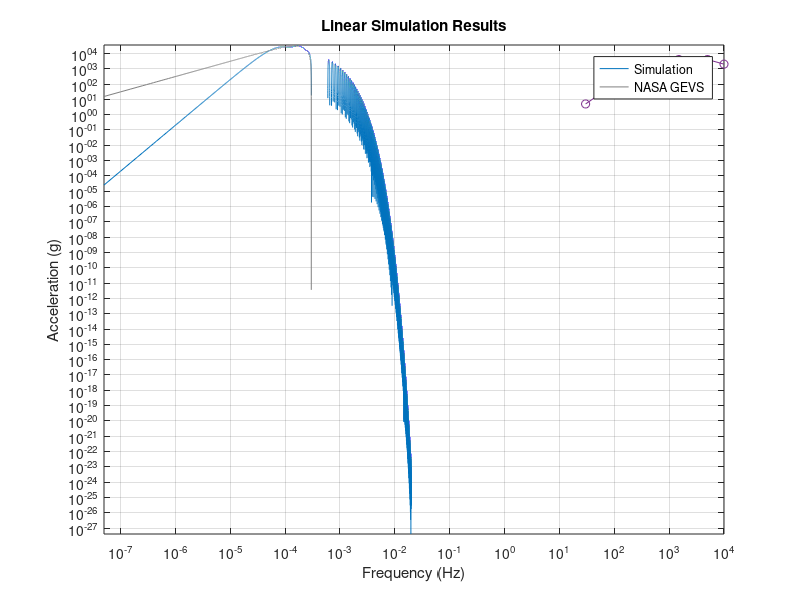

The MATLAB source for this figure:
%%
% STS Shock Test Stand
% SRS Generation Script
%
% Caleb Cotter
%
% 4/30/20
%
%% Program Inputs
close all;
clear all;
clc;

t_sim = 20E-3; %seconds
t_step = 0.00000005; %seconds

% Constants
g = 9.80665;

% SRS Test Frequencies
f_n = [30, 100, 700, 1000, 1500, 5000, 10000]; %Hz
Q = 10;

% SRS Goals
acc_g_n = [5, 100, 1500, 2400, 4000, 4000, 2000]; %G's

% Half-Sine Shock Pulse
t_pulse_duration = 0.3E-3; %seconds
a_peak_pulse = 3000; %G's

[u_pulse,t_pulse] = gensig('sin', 2*t_pulse_duration, t_pulse_duration*2, t_step); %Half-Sine
u_pulse = u_pulse*a_peak_pulse*g; %Scale to m/s^2
t_zeros = ((length(t_pulse)*t_step):t_step:t_sim)';
u_zeros = zeros(length(t_zeros),1);
t = vertcat(t_pulse,t_zeros);
u = vertcat(u_pulse,u_zeros);

%plot(t_pulse,u_pulse);

%% Processing
k = 1;
zeta = 1/(2*Q);
w_n = f_n*2*pi; %rad/s

% Simulate System Responses
s = tf('s');
sys_resp = zeros(length(w_n),length(t));
for i = 1:length(w_n)
    sys = (k*w_n(i)^2)/(s^2+2*zeta*w_n(i)*s+w_n(i)^2);
    %sys_resp(i,:) = lsim(sys,u,t);
    lsim(sys,u,t);
    %hold on;
    %lsim(sys,u,t);
end
%%
% Extract Max Magnitude of Each Frequency
acc_max_w_n = zeros(1,length(w_n));
for i = 1:length(w_n)
    acc_max_w_n(i) = max(sys_resp(i,:));
end

hold on;
plot(f_n,acc_max_w_n./g,'x-');
plot(f_n,acc_g_n,'o-');
set(gca, 'XScale', 'log', 'YScale', 'log');
xlabel("Frequency (Hz)");
ylabel("Acceleration (g)");
legend("Simulation","NASA GEVS");

delta_x = 0.5*a_peak_pulse*t_pulse_duration^2